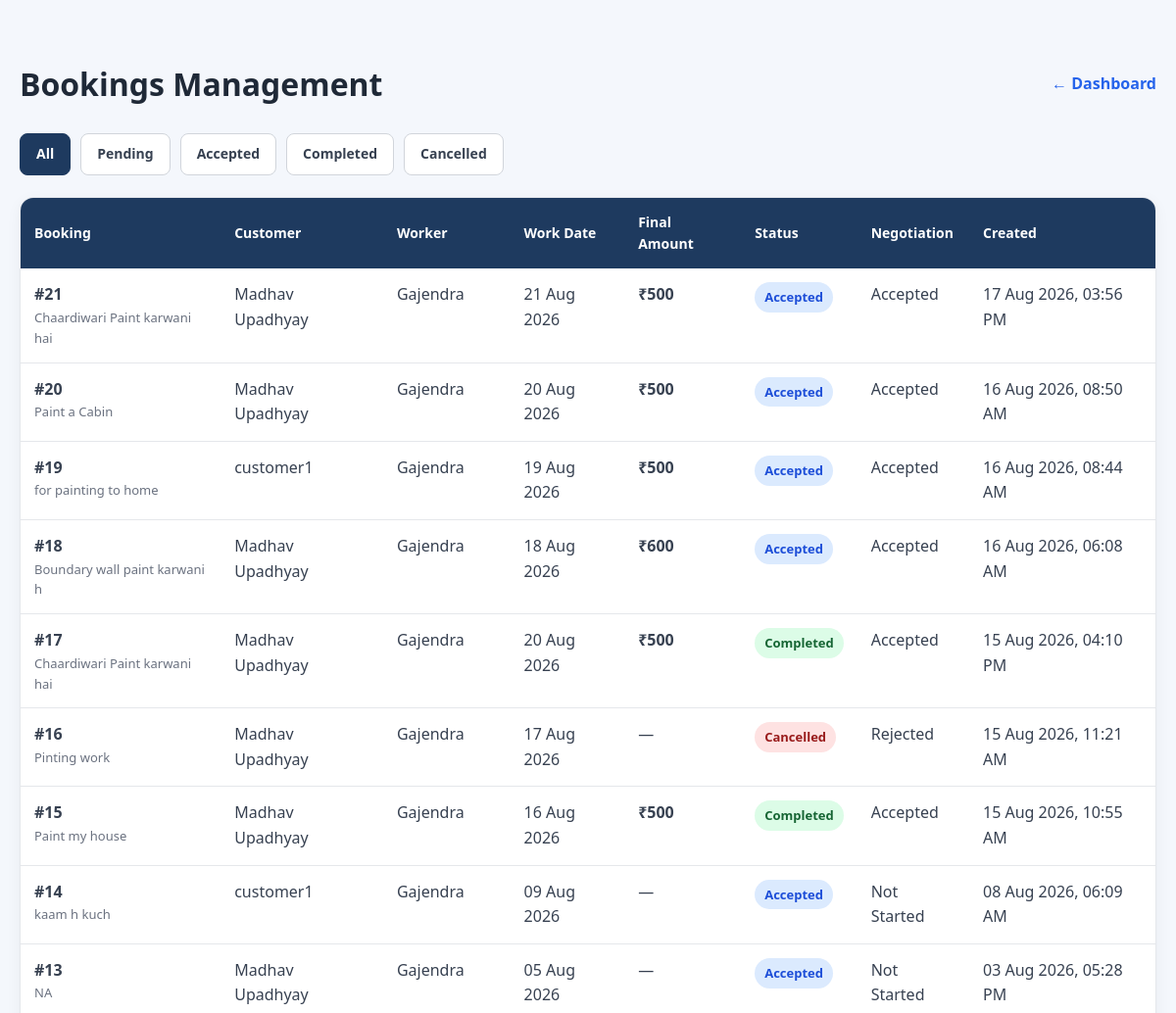
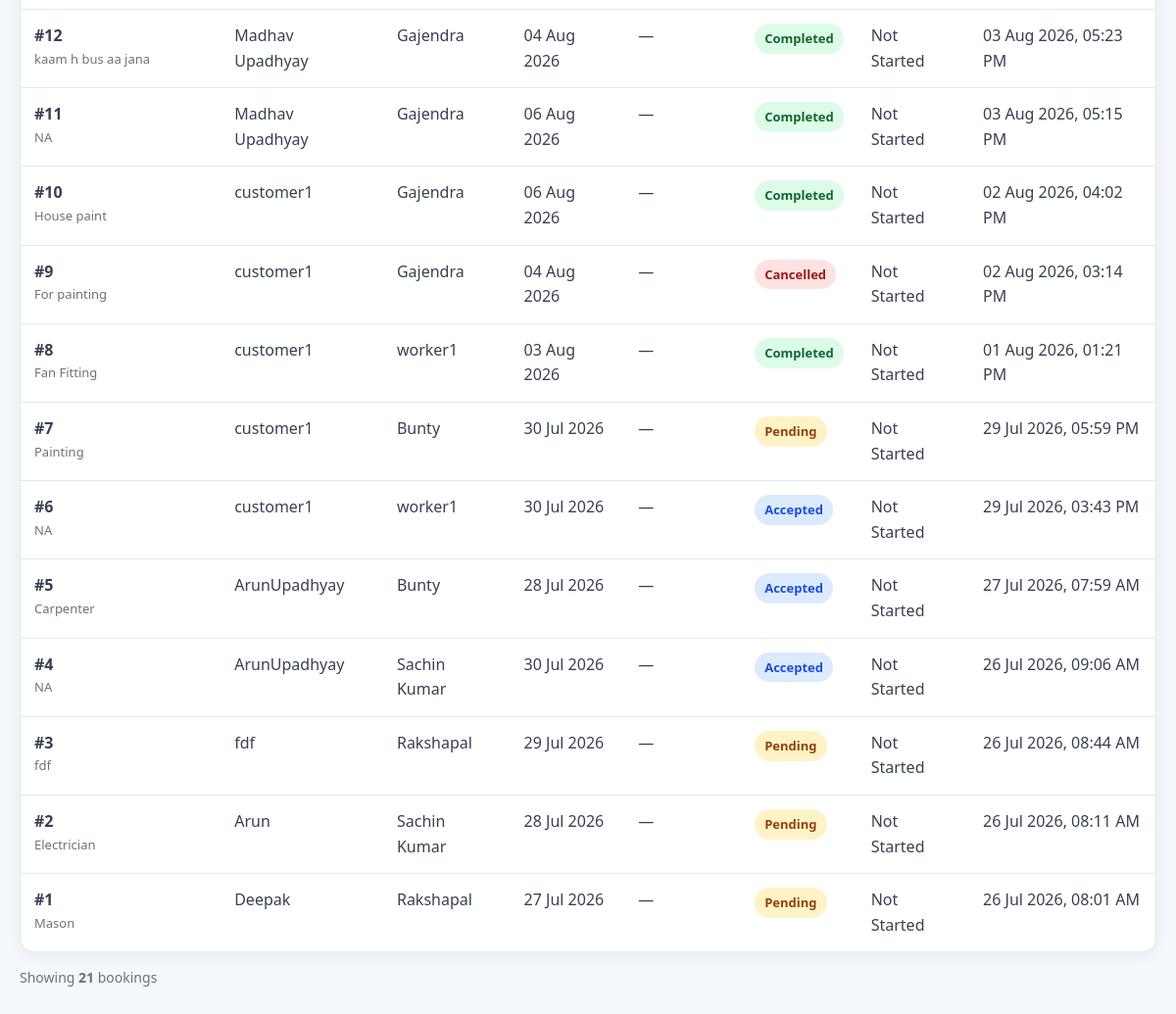
Page /admin-control/bookings/ (signed in) on the earlier database version (2 pictures, top to bottom).
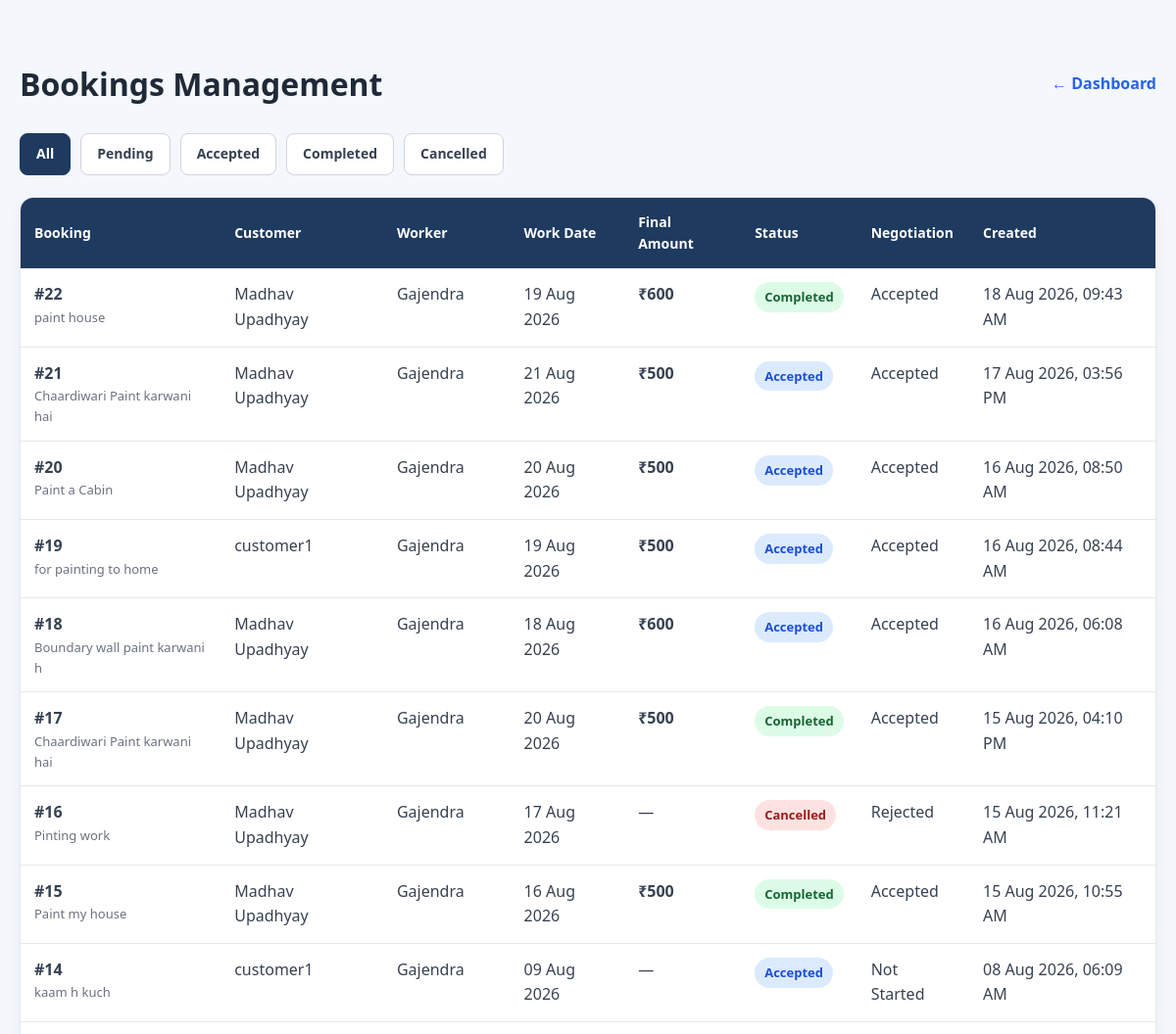
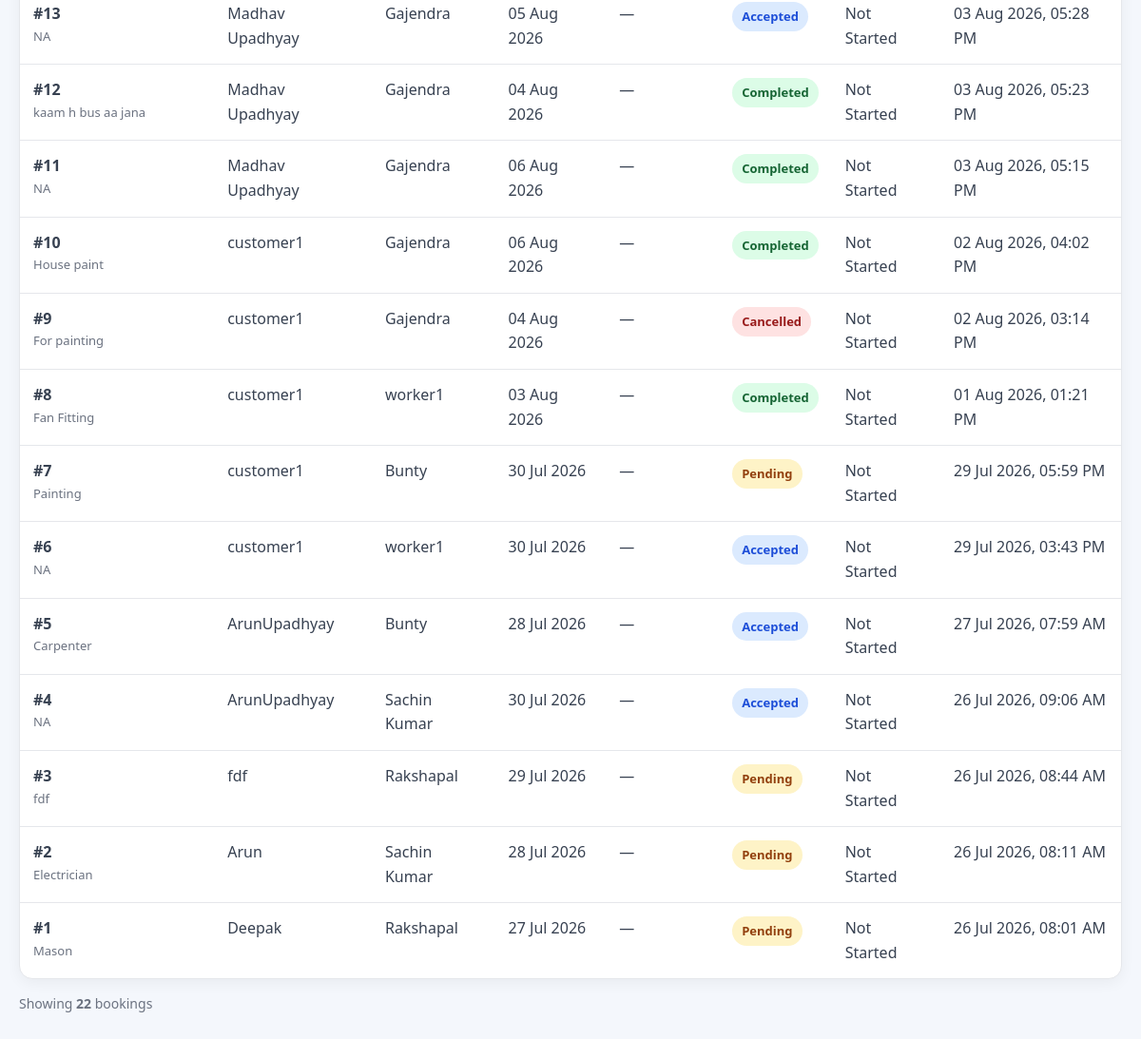
Same page on the later database version (2 pictures, top to bottom).
### bookings/models.py (models this page shows, shortened)
class Booking(models.Model):
    STATUS_CHOICES = [
        ("Pending", "Pending"),
        ("Accepted", "Accepted"),
        ("Completed", "Completed"),
        ("Cancelled", "Cancelled"),
    ]
    NEGOTIATION_STATUS_CHOICES = [
        ("Not Started", "Not Started"),
        ("Customer Offered", "Customer Offered"),
        ("Worker Countered", "Worker Countered"),
        ("Accepted", "Accepted"),
        ("Rejected", "Rejected"),
    ]
    worker = models.ForeignKey(
        Worker,
        on_delete=models.CASCADE,
        related_name="bookings"
    )
    customer = models.ForeignKey(
        User,
        on_delete=models.CASCADE,
        related_name="customer_bookings",
        null=True,
        blank=True
    )
    customer_name = models.CharField(
        max_length=100
    )
    customer_mobile = models.CharField(
        max_length=15,
        blank=True
    )
    customer_address = models.TextField()
    work_date = models.DateField()
    work_description = models.TextField()
    status = models.CharField(
        max_length=20,
        choices=STATUS_CHOICES,
        default="Pending"
    )
    original_amount = models.PositiveIntegerField(
        validators=[
            MinValueValidator(1),
            MaxValueValidator(9999)
        ],
        null=True,
        blank=True
    )
    customer_offer = models.PositiveIntegerField(
        validators=[
            MinValueValidator(1),
            MaxValueValidator(9999)
        ],
        null=True,
        blank=True
    )
    worker_counter_offer = models.PositiveIntegerField(
        validators=[
            MinValueValidator(1),
            MaxValueValidator(9999)
        ],
        null=True,
        blank=True
    )
    final_amount = models.PositiveIntegerField(
        validators=[
            MinValueValidator(1),
            MaxValueValidator(9999)
        ],
        null=True,
        blank=True
    )
    negotiation_status = models.CharField(
        max_length=20,
        choices=NEGOTIATION_STATUS_CHOICES,
        default="Not Started"
    )
    created_at = models.DateTimeField(
        auto_now_add=True
    )

### workers/models.py (models this page shows, shortened)
class Worker(models.Model):
    user = models.OneToOneField(
        User,
        on_delete=models.CASCADE,
        null=True,
        blank=True,
        related_name="worker_profile"
    )
    PROFESSION_CHOICES = [
    ("Rajmistri", "राजमिस्त्री"),
    ("Plumber", "प्लम्बर"),
    ("Electrician", "इलेक्ट्रिशियन"),
    ("Painter", "पेंटर"),
    ("Carpenter", "कारपेंटर"),
    ("Welder", "वेल्डर"),
    ("Helper", "हेल्पर"),
    ("AC Repair", "AC रिपेयर"),
]
    name = models.CharField(max_length=100)
    mobile = models.CharField(max_length=15)
    profession = models.CharField(max_length=30, choices=PROFESSION_CHOICES)
    experience = models.PositiveIntegerField(help_text="Experience in years")
    city = models.CharField(max_length=100)
    area = models.CharField(max_length=100)
    latitude = models.DecimalField(
        max_digits=9,
        decimal_places=6,
        null=True,
        blank=True
    )
    longitude = models.DecimalField(
        max_digits=9,
        decimal_places=6,
        null=True,
        blank=True
    )
    work_range = models.DecimalField(
        max_digits=5,
        decimal_places=2,
        default=10.00,
        help_text="Maximum distance in KM"
    )
    daily_wage = models.DecimalField(max_digits=8, decimal_places=2)
    about = models.TextField(blank=True)
    available = models.BooleanField(default=True)
    profile_photo = models.ImageField(upload_to="workers/", blank=True, null=True)
    rating = models.DecimalField(max_digits=2, decimal_places=1, default=5.0)
    reviews = models.PositiveIntegerField(default=0)
    vverified = models.BooleanField(default=False)

### admin_dashboard/views.py (the view)
@user_passes_test(staff_required, login_url="login")
def admin_bookings(request):
    bookings = Booking.objects.select_related(
        "worker",
        "customer"
    ).order_by(
        "-created_at"
    )
    status_filter = request.GET.get("status")
    if status_filter in [
        "Pending",
        "Accepted",
        "Completed",
        "Cancelled",
    ]:
        bookings = bookings.filter(
            status=status_filter
        )
    return render(
        request,
        "admin_dashboard/bookings.html",
        {
            "bookings": bookings,
            "status_filter": status_filter,
        }
    )

### accounts/context_processors.py (called while the page is built)
def notification_count(request):
    if not request.user.is_authenticated:
        return {
            "unread_notification_count": 0
        }
    count = Notification.objects.filter(
        recipient=request.user,
        is_read=False
    ).count()
    return {
        "unread_notification_count": count
    }

### admin_dashboard/views.py (called while the page is built)
def staff_required(user):
    return user.is_authenticated and user.is_staff

### templates/admin_dashboard/bookings.html (shortened to what the changed rows need)
{% extends "base.html" %}
{% block content %}
<div class="admin-page">
    <div class="page-header">
        <h1>
            Bookings Management
        </h1>
    </div>
    <div class="bookings-card">
        <table class="bookings-table">
            <thead>
                <tr>
                    <th>
                        Booking
                    </th>
                    <th>
                        Customer
                    </th>
                    <th>
                        Worker
                    </th>
                    <th>
                        Work Date
                    </th>
                    <th>
                        Final Amount
                    </th>
                    <th>
                        Status
                    </th>
                    <th>
                        Negotiation
                    </th>
                    <th>
                        Created
                    </th>
                </tr>
            </thead>
            <tbody>
                {% for booking in bookings %}
                <tr>
                    <td>
                        <strong>
                            #{{ booking.id }}
                        </strong>
                        <div class="booking-id">
                            {{ booking.work_description|truncatechars:35 }}
                        </div>
                    </td>
                    <td>
                        {% if booking.customer %}
                            {{ booking.customer.get_full_name|default:booking.customer.username }}
                        {% else %}
                            {{ booking.customer_name }}
                        {% endif %}
                    </td>
                    <td>
                        {{ booking.worker.name }}
                    </td>
                    <td>
                        {{ booking.work_date|date:"d M Y" }}
                    </td>
                    <td>
                        {% if booking.final_amount %}
                            <span class="amount">
                                ₹{{ booking.final_amount }}
                            </span>
                        {% else %}
                            —
                        {% endif %}
                    </td>
                    <td>
                        {% if booking.status == "Pending" %}
                            <span class="status status-pending">
                                Pending
                            </span>
                        {% elif booking.status == "Accepted" %}
                            <span class="status status-accepted">
                                Accepted
                            </span>
                        {% elif booking.status == "Completed" %}
                            <span class="status status-completed">
                                Completed
                            </span>
                        {% elif booking.status == "Cancelled" %}
                            <span class="status status-cancelled">
                                Cancelled
                            </span>
                        {% endif %}
                    </td>
                    <td>
                        {{ booking.negotiation_status }}
                    </td>
                    <td>
                        {{ booking.created_at|date:"d M Y, h:i A" }}
                    </td>
                </tr>
                {% endfor %}
            </tbody>
        </table>
    </div>
    <p style="
        margin-top:15px;
        color:#6b7280;
        font-size:14px;
    ">
        Showing
        <strong>{{ bookings|length }}</strong>
        booking{{ bookings|length|pluralize }}
    </p>
</div>
{% endblock %}

Differences in the rows shown:
added Booking: id "22", work_description "paint house", customer.get_full_name "Madhav Upadhyay", worker.name "Gajendra", work_date "19 Aug 2026", final_amount "600", status "Completed", negotiation_status "Accepted", created_at "18 Aug 2026, 09:43 AM"
Other differences:
{{ bookings|length }}: "21" → "22"
